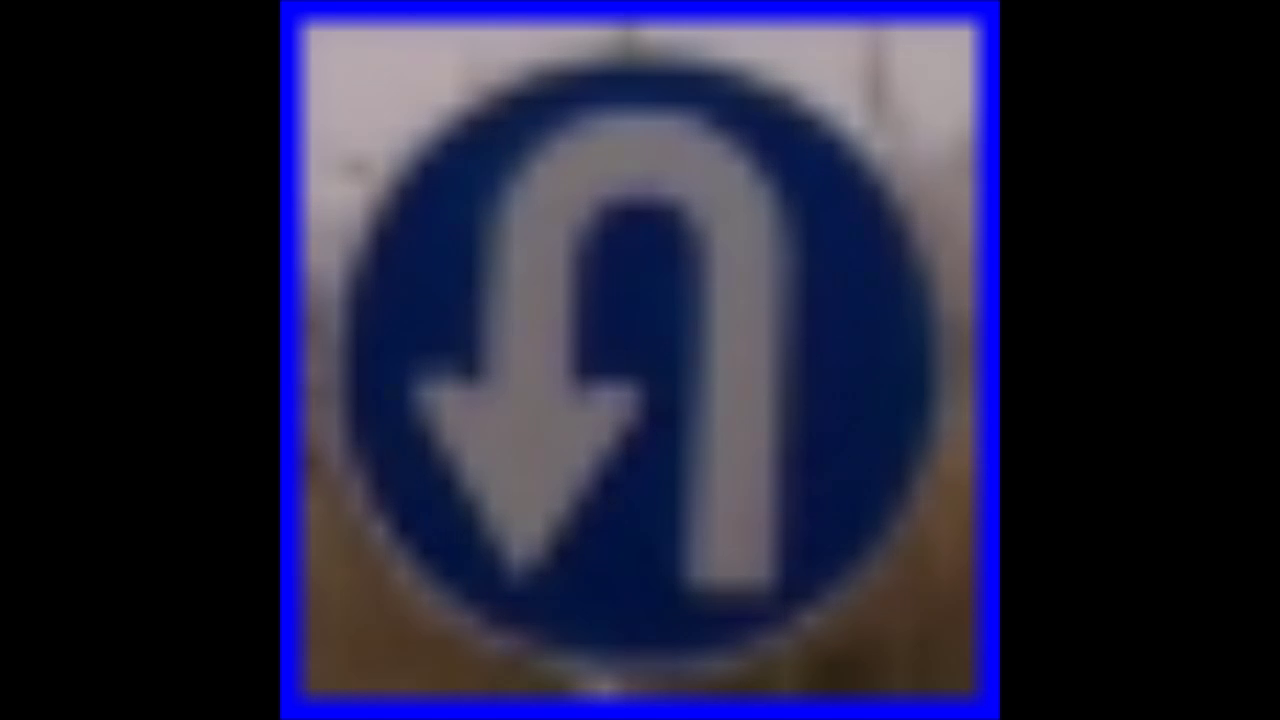
#> input picture frame 16 of DataPicker/sign_sum.mp4, 1280 x 720 px, given in place of project_video.mp4, which was not available
$ python Video+Morph+Edge.py
#> lines starting #> are read from the running program, lines starting #| are printed output that depends on the picture; after the words box and inside, x2 and y2 are one past the last pixel; in counts of white or black regions, pixels touching at a corner belong together; pictures that were not available may be replaced by others from this repository, and a replacement may not be noted
##########VideoMorphEdge#############3
'''

Opening executes well to identifying lane

'''

import numpy as np
import cv2


def VideoMorphEdge():
    try:
        print('카메라를 구동합니다.')
        cap = cv2.VideoCapture('C:/Users/jglee/Desktop/VIDEOS/project_video.mp4')
    except:
        print('카메라 구동 실패')
        return

    cap.set(3, 540)
    cap.set(4, 270)

    while True:
        ret, frame = cap.read()
#> frame is the input picture: shape (720, 1280, 3); mean B, G, R 61, 34.9, 35.2

        if not ret:
            print('비디오 읽기 오류')
            break

        gray = cv2.cvtColor(frame, cv2.COLOR_BGR2GRAY)
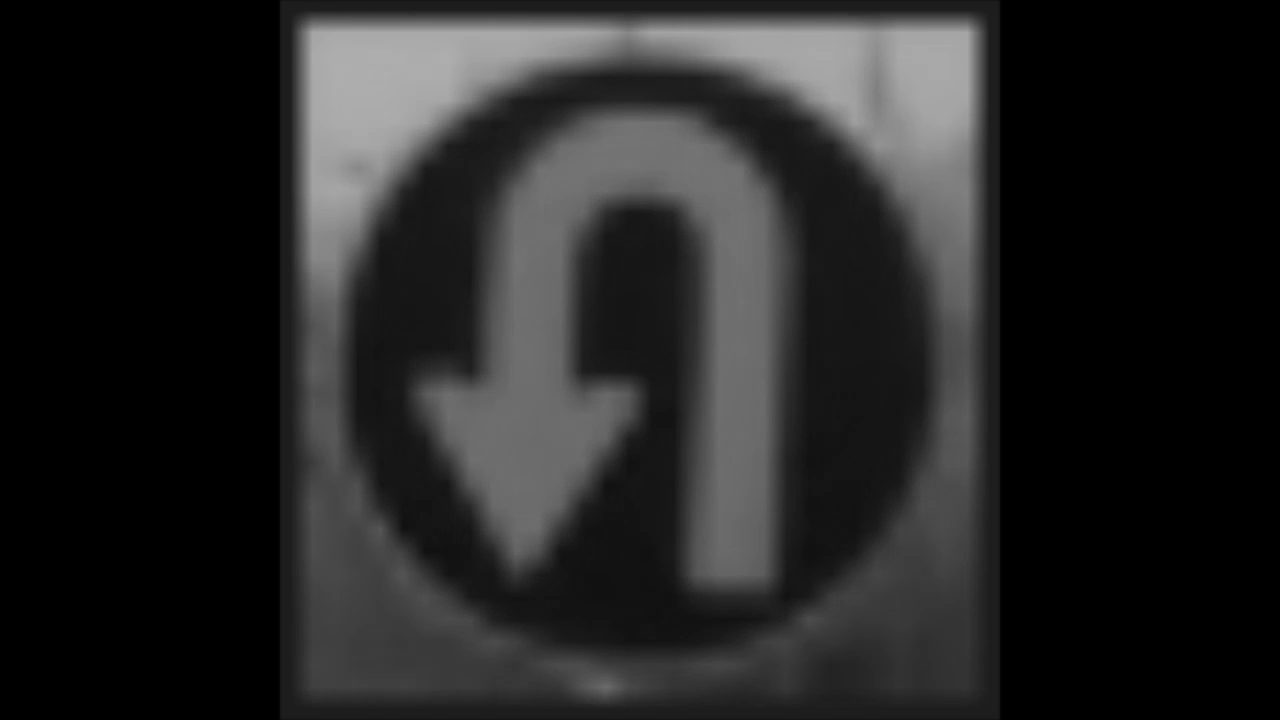
#> gray: shape (720, 1280); min 0, max 174, mean 37.9
        cv2.imshow('VIDEO', gray)

        kernel = np.ones((5, 5), np.uint8)

        opening = cv2.morphologyEx(gray, cv2.MORPH_OPEN, kernel)
        closing = cv2.morphologyEx(gray, cv2.MORPH_CLOSE, kernel)

        cv2.imshow('opening', opening)
        cv2.imshow('closing', closing)

        edge1 = cv2.Canny(frame, 100, 150)
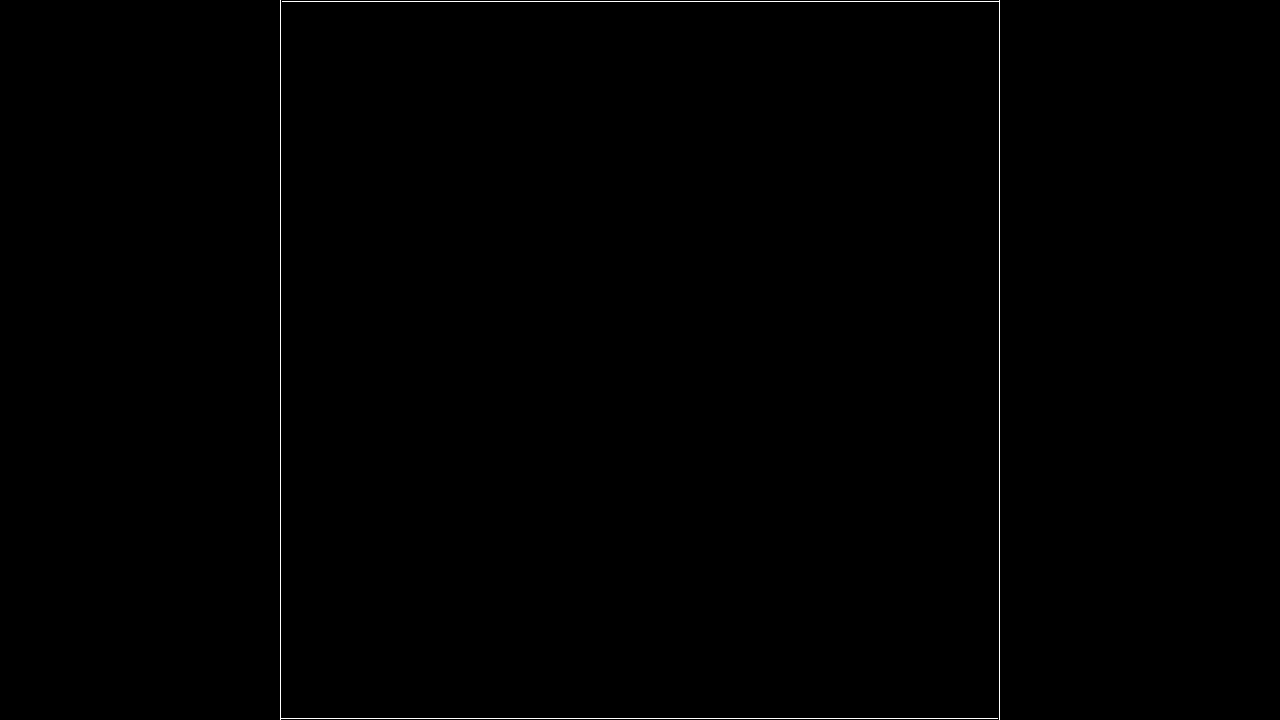
#> edge1: shape (720, 1280); 0.31% white in thin lines or dots, all inside (x1, y1, x2, y2) = (280, 0, 1000, 720)
        cv2.imshow('Canny Edge1', edge1)

        edge2 = cv2.Canny(opening, 100, 150)
#> edge2: shape (720, 1280); every value is 0
        cv2.imshow('Canny Edge2', edge2)

        edge3 = cv2.Canny(closing, 100, 150)
        cv2.imshow('Canny Edge3', edge3)

        k = cv2.waitKey(1) & 0xFF
#> (key Esc is pressed here)
        if k == 27:
            break

    cap.release()
    cv2.destroyAllWindows()

VideoMorphEdge()

$ run again, starting later in the video
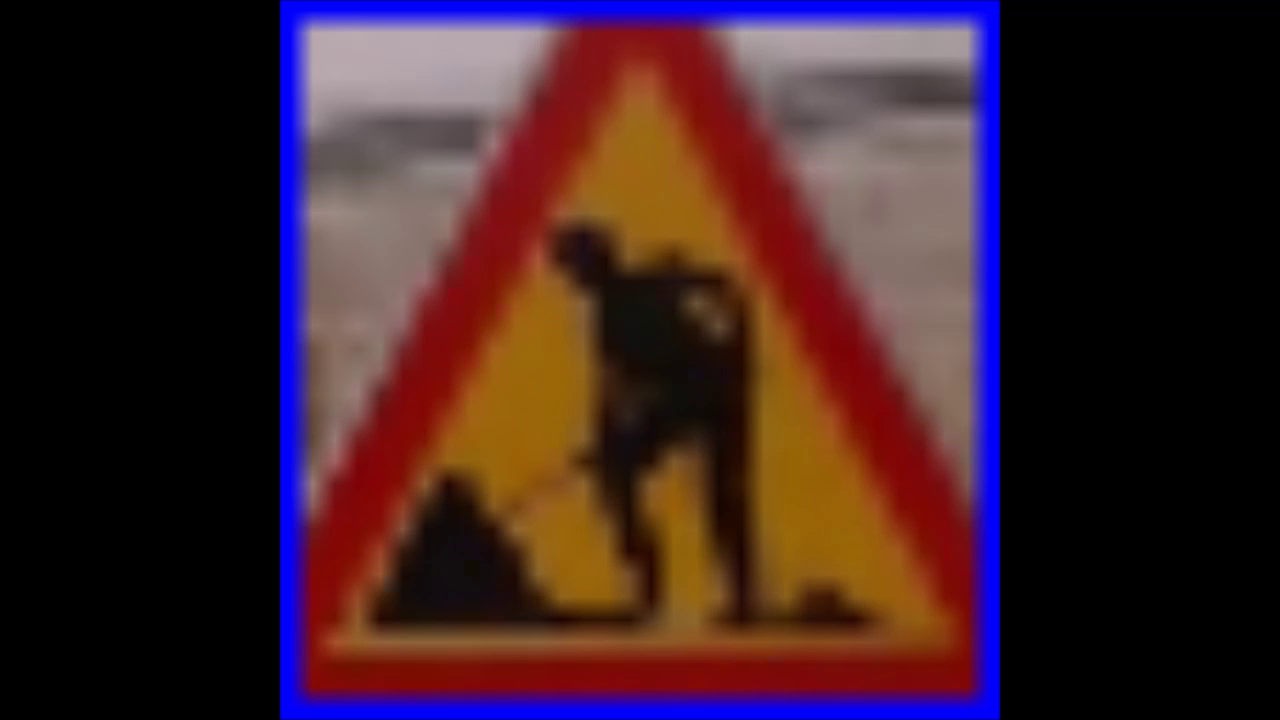
#> input picture frame 75 of DataPicker/sign_sum.mp4, 1280 x 720 px, given in place of project_video.mp4, which was not available
#> in VideoMorphEdge, frame is the input picture: shape (720, 1280, 3); mean B, G, R 39.4, 33.6, 60.9
#> in VideoMorphEdge, `gray = cv2.cvtColor(frame, cv2.COLOR_BGR2GRAY)`:
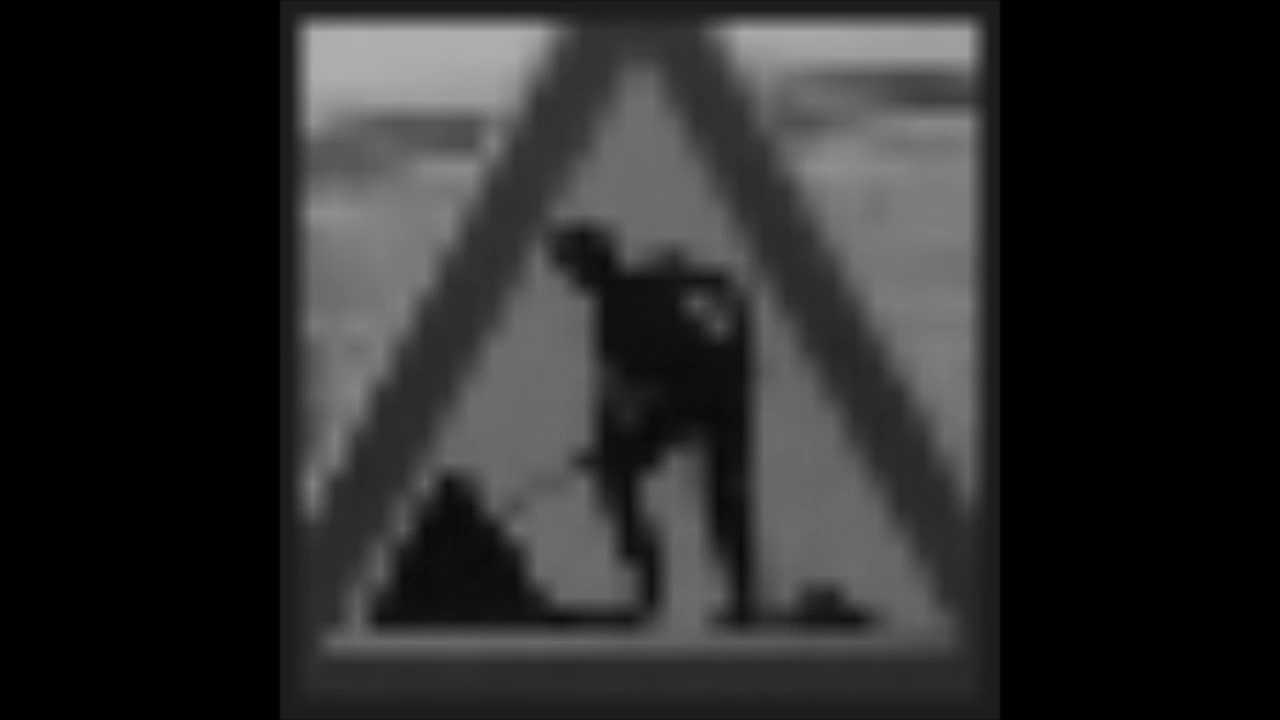
#> gray: shape (720, 1280); min 0, max 176, mean 42.4
#> edge1: shape (720, 1280); 0.32% white in thin lines or dots, all inside (x1, y1, x2, y2) = (280, 0, 1000, 720)
#> edge2: shape (720, 1280); every value is 0
